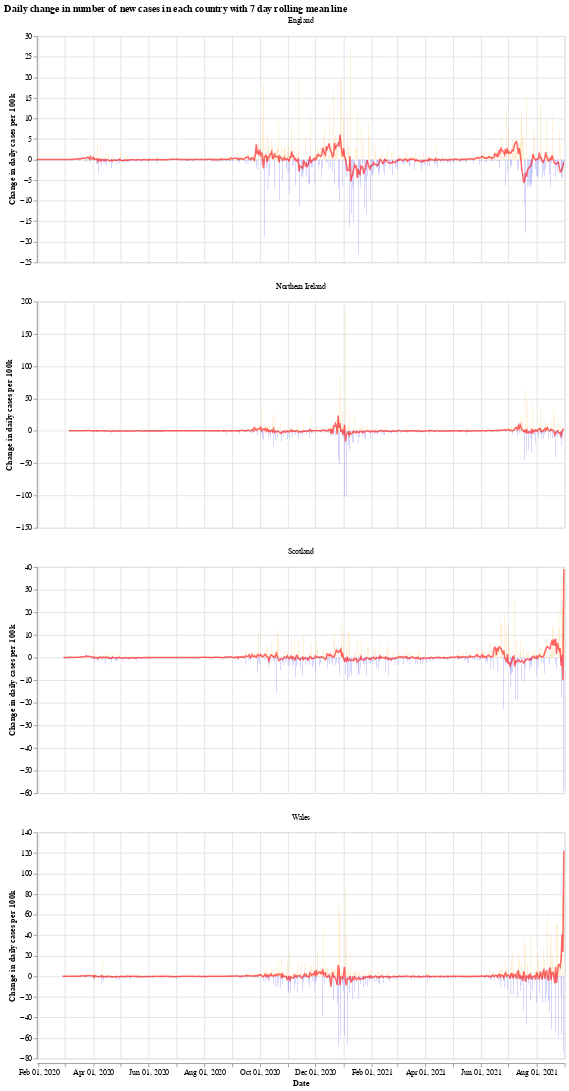

Here is the notebook cell this chart was saved with:
### Markdown cell above
We will use the Python library `Altair` for visualising the data, see the [altair docs](https://altair-viz.github.io/) for more information.

First we have a graph which shows the daily change in the number of new cases for each country. This number jumps up and down all over the place, which is likely due to delay in reporting of new cases over the weekend. Another interesting thing is that it looks like the daily cases in Wales experienced a much shorter period of calm over the summer (calm in the sense of daily cases not jumping up and down).

The orange bars are days when the number of new cases (per 100k population) was more than the previous day, while the blue are days when the number of new cases dropped. The red line is the 7 day moving average. 

When the moving average line is below 0, it means that there is a consistent drop in new cases. We can see this clearly happening around the times that lockdowns were introduced (though, to varying degrees). I will update the graphs soon with a marker of when each lockdown started.

### Code cell
# collapse
import altair as alt

bars = alt.Chart(uk_cases).mark_bar().encode(
    x=alt.X("yearmonthdate(date):T", axis=alt.Axis(title='Date')),
    y=alt.Y("casesChangeRate:Q", axis=alt.Axis(title='Change in daily cases per 100k')),
    tooltip='casesChange',
    color=alt.condition(
        alt.datum.casesChangeRate > 0,
        alt.value("orange"),  # The positive color
        alt.value("blue")  # The negative color
    )
).properties(title='Daily change in number of new cases with 7 day rolling mean',width=700).interactive()

line = alt.Chart(uk_cases).mark_line(
    color='red',
    size=2,
    opacity=0.6
).transform_window(
    rolling_mean='mean(casesChangeRate)',
    frame=[0, 7],
    groupby=['areaName']
).encode(
    x='yearmonthdate(date):T',
    y='rolling_mean:Q'
)

alt.layer(bars, line, data=uk_cases).facet(alt.Column(
    'areaName', title=''), columns=1).resolve_scale(y='independent').properties(title='Daily change in number of new cases in each country with 7 day rolling mean line')

### Figure 1 — Vega-Lite specification as saved in the notebook (floating-point values rounded to 4 significant figures; data arrays with more than 128 entries replaced by an {"elided": "..."} marker saying what was removed)
{"config": {"view": {"continuousWidth": 400, "continuousHeight": 300}}, "data": {"name": "data-1d62effb018f3c79a1164c64ae790a0a"}, "facet": {"type": "nominal", "field": "areaName", "title": ""}, "spec": {"layer": [{"mark": "bar", "encoding": {"color": {"condition": {"value": "orange", "test": "(datum.casesChangeRate > 0)"}, "value": "blue"}, "tooltip": {"type": "quantitative", "field": "casesChange"}, "x": {"type": "temporal", "axis": {"title": "Date"}, "field": "date", "timeUnit": "yearmonthdate"}, "y": {"type": "quantitative", "axis": {"title": "Change in daily cases per 100k"}, "field": "casesChangeRate"}}, "selection": {"selector001": {"type": "interval", "bind": "scales", "encodings": ["x", "y"]}}, "title": "Daily change in number of new cases with 7 day rolling mean", "width": 700}, {"mark": {"type": "line", "color": "red", "opacity": 0.6, "size": 2}, "encoding": {"x": {"type": "temporal", "field": "date", "timeUnit": "yearmonthdate"}, "y": {"type": "quantitative", "field": "rolling_mean"}}, "transform": [{"window": [{"op": "mean", "field": "casesChangeRate", "as": "rolling_mean"}], "frame": [0, 7], "groupby": ["areaName"]}]}]}, "columns": 1, "resolve": {"scale": {"y": "independent"}}, "title": "Daily change in number of new cases in each country with 7 day rolling mean line", "$schema": "https://vega.github.io/schema/vega-lite/v4.8.1.json", "datasets": {"data-1d62effb018f3c79a1164c64ae790a0a": {"elided": "2228 records"}}}
